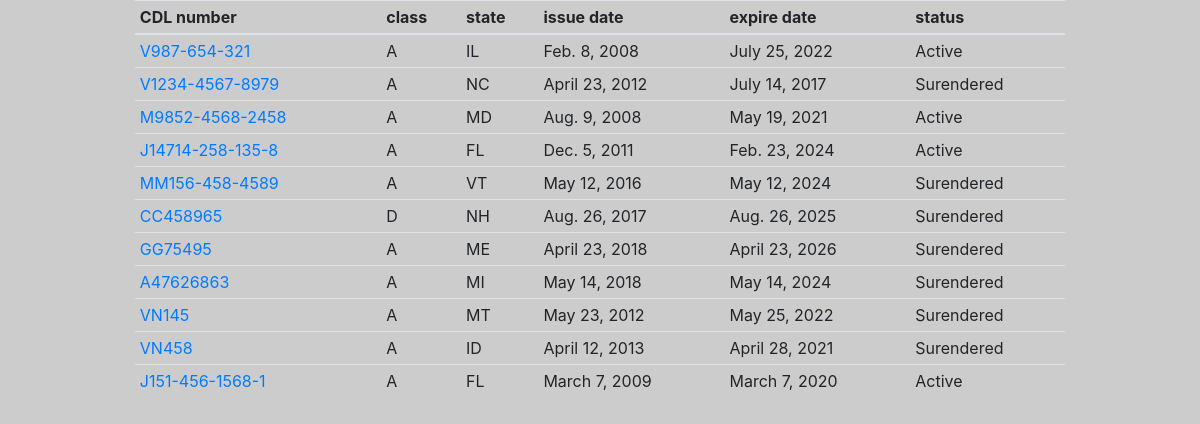
The app's page /dq/cdls/, older data.
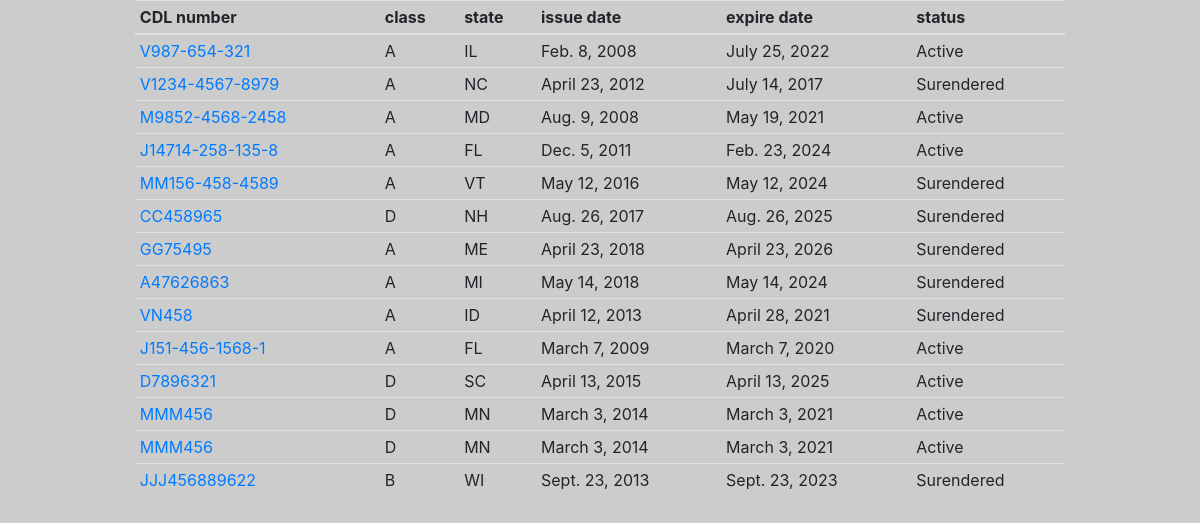
The same page, newer data.
### dq/models.py (models this page shows, shortened)
class Cdl(models.Model):
    STATUSES = (
        ('Active', 'Active'),
        ('Surrendered', 'Surrendered'),
        ('Suspended', 'Suspended'),
        ('Invalid', 'Invalid'),
    )
    person = models.ForeignKey(Person, on_delete=models.CASCADE)
    cdl_num = models.CharField(max_length=100, null=True, blank=True)
    cdl_class = models.CharField(max_length=100, null=True, blank=True)
    cdl_state = models.CharField(max_length=2, null=True, blank=True) # kasnije dodaj adrese - poseban model
    isactive = models.BooleanField(default=False)
    date_issue = models.DateField(null=True)
    date_expire = models.DateField(null=True, blank=True)
    img = models.ImageField(upload_to=get_uploaded_cdl_file_name, null=True, blank=True)

### dq/views.py (the view)
# urls.py: path("cdls/", views.cdl_list, name="cdl-list"),
def cdl_list(request):
    cdls = Cdl.objects.all()
    context = {
        'title': 'cdls',
        'cdls': cdls
    }
    return render(request, "dq/cdl_list.html", context)

### dq/templates/dq/cdl_list.html
{% extends 'dq/base.html' %}}
{% block content %}
    <div class="container">
        {% include 'dq/_table_cdls.html' %}
    </div>
{% endblock %}

### dq/templates/dq/_table_cdls.html
<table  class="table table-sm"
        data-toggle="table"
        data-search="true"
        data-pagination="true"
        data-show-columns="true">
        <thead>
            <tr>
                <th data-field="cdl_num" data-sortable="true">CDL number</th>
                <th data-field="class" data-sortable="true">class</th>
                <th data-field="state" data-sortable="true">state</th>
                <th data-field="date_issue" data-sortable="true" >issue date</th>
                <th data-field="date_expire" data-sortable="true" >expire date</th>
                <th data-field="status" data-sortable="true" >status</th>
            </tr>
        </thead>
        <tbody>
            {% if cdls %}
                {% for cdl in cdls %}
                    <tr>
                        <td><a href="{% url 'dq:cdl-detail' cdl.id %}">{{ cdl.cdl_num }}</a></td>
                        <td>{{ cdl.cdl_class }}</td>
                        <td>{{ cdl.cdl_state }}</td>
                        <td>{{ cdl.date_issue }}</td>
                        <td>{{ cdl.date_expire }}</td>
                        {% if not cdl.isactive %}
                            <td>Surendered</td>
                        {% else %}
                            <td>Active</td>
                        {% endif %}
                    </tr>
                {% endfor %}
            {% endif %}
        </tbody>
 </table>

Row changes from the older to the newer data that the page shows:
removed Cdl: cdl_num "VN145", cdl_class "A", cdl_state "MT", date_issue "May 23, 2012", date_expire "May 25, 2022", isactive "Surendered"
added Cdl: cdl_num "D7896321", cdl_class "D", cdl_state "SC", date_issue "April 13, 2015", date_expire "April 13, 2025", isactive "Active"
added Cdl: cdl_num "MMM456", cdl_class "D", cdl_state "MN", date_issue "March 3, 2014", date_expire "March 3, 2021", isactive "Active"
added Cdl: cdl_num "MMM456", cdl_class "D", cdl_state "MN", date_issue "March 3, 2014", date_expire "March 3, 2021", isactive "Active"
added Cdl: cdl_num "JJJ456889622", cdl_class "B", cdl_state "WI", date_issue "Sept. 23, 2013", date_expire "Sept. 23, 2023", isactive "Surendered"
